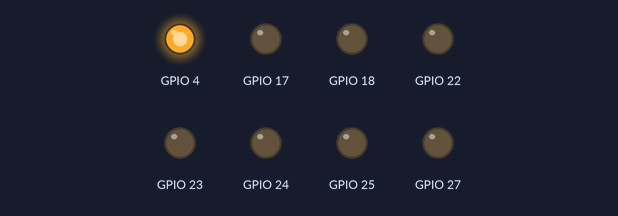
A program run on a simulated Raspberry Pi (BCM pin numbers). Parts: output pins drawn as LEDs (lit = HIGH).

Above: at 0.2 s.
At 1.2 s:
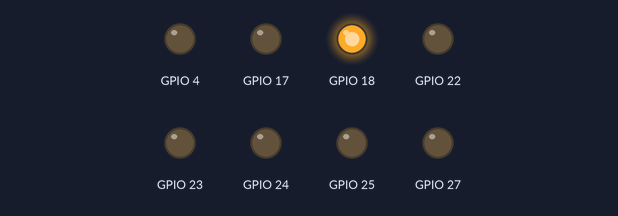
At 1.7 s:
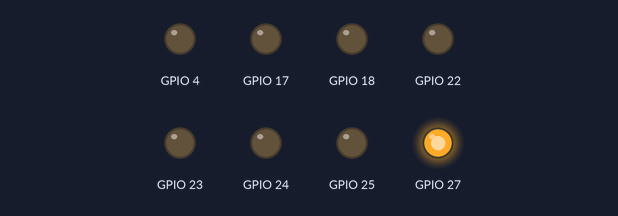
At 2.2 s:
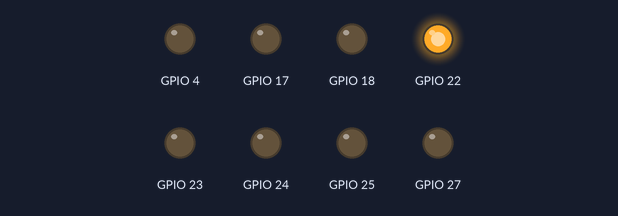
At 3.2 s:
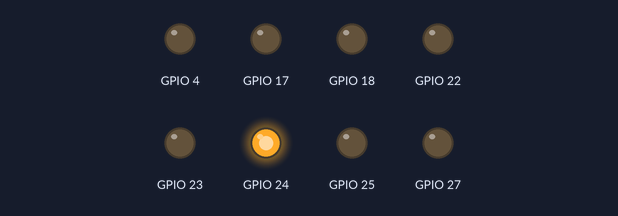
At 4.7 s:
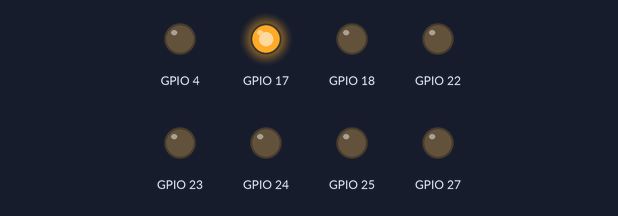
Timing chart, 0 to 5.2 s (numbered marks = the images above):
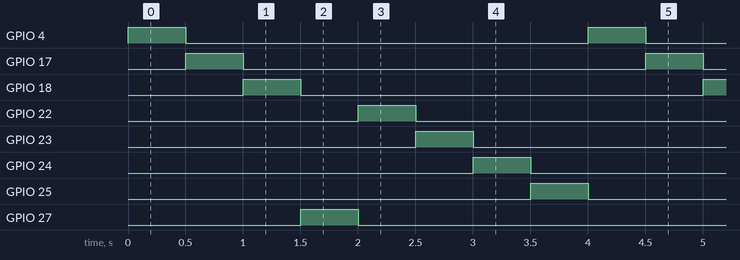

The program:

ssrtest.py
```python
#!/usr/bin/python
import RPi.GPIO as GPIO
import time

SSR1 = 4
SSR2 = 17
SSR3 = 18
SSR4 = 27
SSR5 = 22
SSR6 = 23
SSR7 = 24
SSR8 = 25

ssrs = [SSR1, SSR2, SSR3, SSR4, SSR5, SSR6, SSR7, SSR8]

GPIO.setmode(GPIO.BCM)
GPIO.setwarnings(False)

for ssr in ssrs:
    GPIO.setup(ssr, GPIO.OUT)

i = 0
while True:
    GPIO.output(ssrs[i], GPIO.HIGH)
    time.sleep(0.5)
    GPIO.output(ssrs[i], GPIO.LOW)
    i = (i + 1) % 8
```

Measured:
- by itself, GPIO 4, GPIO 17, GPIO 18, GPIO 22–25, GPIO 27: alternates HIGH for 0.50 s and LOW for 3.5 s
- by itself, everything shown: repeats every 4.0 s, in 8 steps
